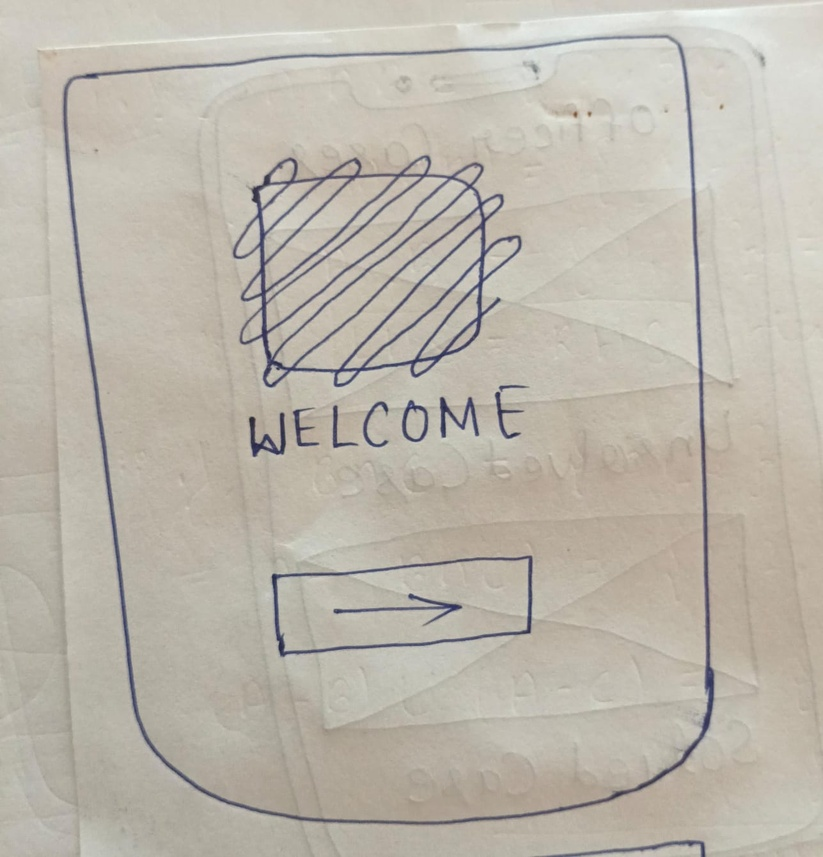
#> input picture dataset/custom_sketches/img1.jpeg, 823 x 857 px, shrunk from 1287 x 1340 before the run
$ python -i contour_services.py   (imports and definitions only)
#> lines starting #> are read from the running program, lines starting #| are printed output that depends on the picture; after the words box and inside, x2 and y2 are one past the last pixel; in counts of white or black regions, pixels touching at a corner belong together
#> further down, picture is the input picture: shape (857, 823, 3); mean B, G, R 172.1, 183, 188.5
import cv2
import numpy as np
from pathlib import Path


def load_image(image_path: str):
    path_obj = Path(image_path).resolve()

    # Check 1: File exist karti hai ya nahi
    if not path_obj.is_file():
        raise FileNotFoundError(f"File nahi mili: {path_obj}")

    # Check 2: OpenCV se load karo
    image = cv2.imread(str(path_obj))

    # Fallback reading method for Windows paths
    if image is None:
        image = cv2.imdecode(np.fromfile(str(path_obj), dtype=np.uint8), cv2.IMREAD_COLOR)

    if image is None:
        raise ValueError(f"Image corrupt hai ya format Read nahi ho raha: {path_obj}")

    return image


def extract_contours(image: np.ndarray):
    """
    Image me se shapes detect karke filtered bounding boxes nikalta hai (Day 4 Optimization)
    """
    if len(image.shape) == 3:
        gray = cv2.cvtColor(image, cv2.COLOR_BGR2GRAY)
    else:
        gray = image

    # Noise reduction & thresholding
    blurred = cv2.GaussianBlur(gray, (5, 5), 0)
    thresh = cv2.adaptiveThreshold(
        blurred, 255, cv2.ADAPTIVE_THRESH_GAUSSIAN_C, cv2.THRESH_BINARY_INV, 11, 2
    )
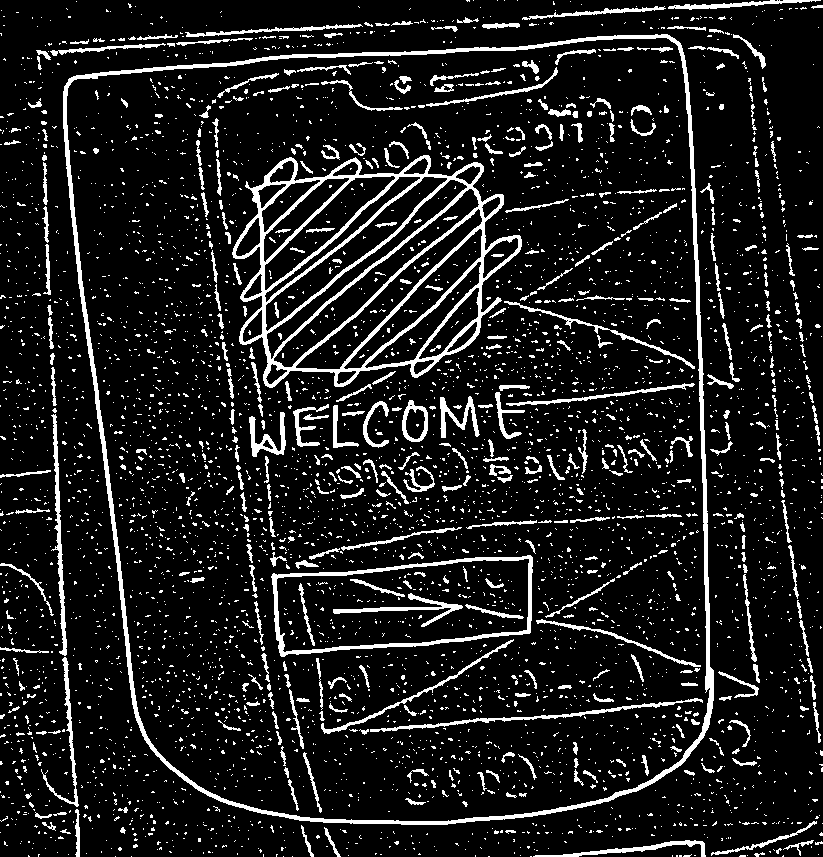
#> thresh: shape (857, 823); 11.1% white; 4639 white regions (4189 under 20 px)

    # Hierarchy-based contour extraction (RETR_TREE)
    contours, hierarchy = cv2.findContours(thresh, cv2.RETR_TREE, cv2.CHAIN_APPROX_SIMPLE)
#> contours = 4701 contours, 4391 with area under 20; largest, box (x1, y1, x2, y2) and area: (63, 34, 714, 825) 452178, (66, 37, 711, 822) 443927, (232, 155, 522, 388) 46996, (271, 555, 533, 657) 20390, (276, 558, 530, 653) 18488

    bounding_boxes = []
    img_h, img_w = image.shape[:2]
#> img_h = 857; img_w = 823
    max_allowed_area = (img_h * img_w) * 0.95
#> max_allowed_area = 670045.4

    for cnt in contours:
        area = cv2.contourArea(cnt)
        x, y, w, h = cv2.boundingRect(cnt)

        # Filtering Rules
        if 100 < area < max_allowed_area and w > 15 and h > 15:
            bounding_boxes.append({
                "x": int(x),
                "y": int(y),
                "width": int(w),
                "height": int(h)
            })
#> this loop made 4701 passes
#> (area, x, y, w, h) on passes 90, 214, 545: (498.5, 533, 840, 173, 17), (210.5, 711, 821, 106, 35), (131.5, 718, 671, 41, 27)
#> after the loop, bounding_boxes = 59 items

    return bounding_boxes

>>> import cv2
>>> picture = cv2.imread('../../../dataset/custom_sketches/img1.jpeg')
>>> result = extract_contours(picture)
#> result = 59 items

$ run again, on dataset/custom_sketches/img10.jpeg
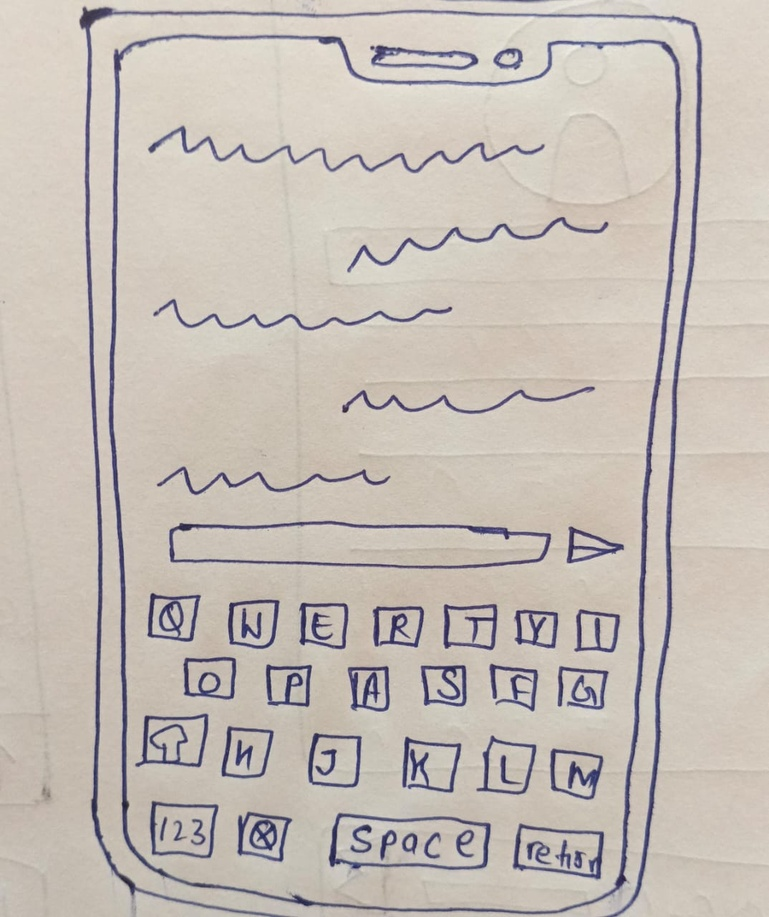
#> input picture dataset/custom_sketches/img10.jpeg, 769 x 917 px, shrunk from 1074 x 1280 before the run
#> picture is the input picture: shape (917, 769, 3); mean B, G, R 181.9, 189.3, 197.4
#> in extract_contours, `gray = cv2.cvtColor(image, cv2.COLOR_BGR2GRAY)`:
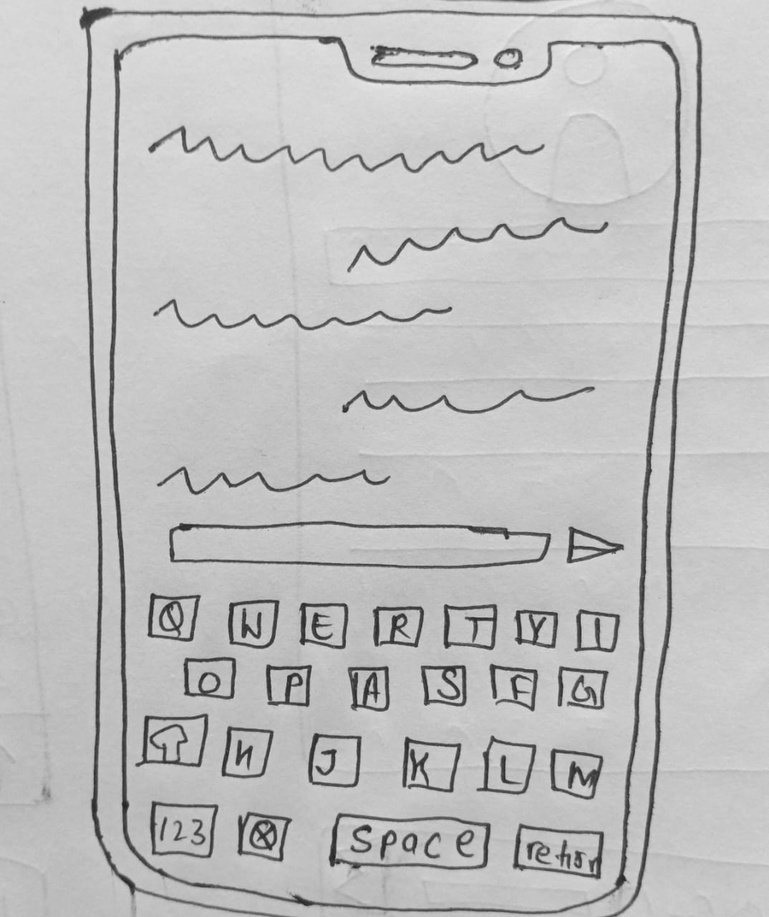
#> gray: shape (917, 769); min 32, max 239, mean 190.9
#> in extract_contours, `thresh = cv2.adaptiveThreshold( blurred, 255, cv2.ADAPTIVE_THRESH_GAUS..`:
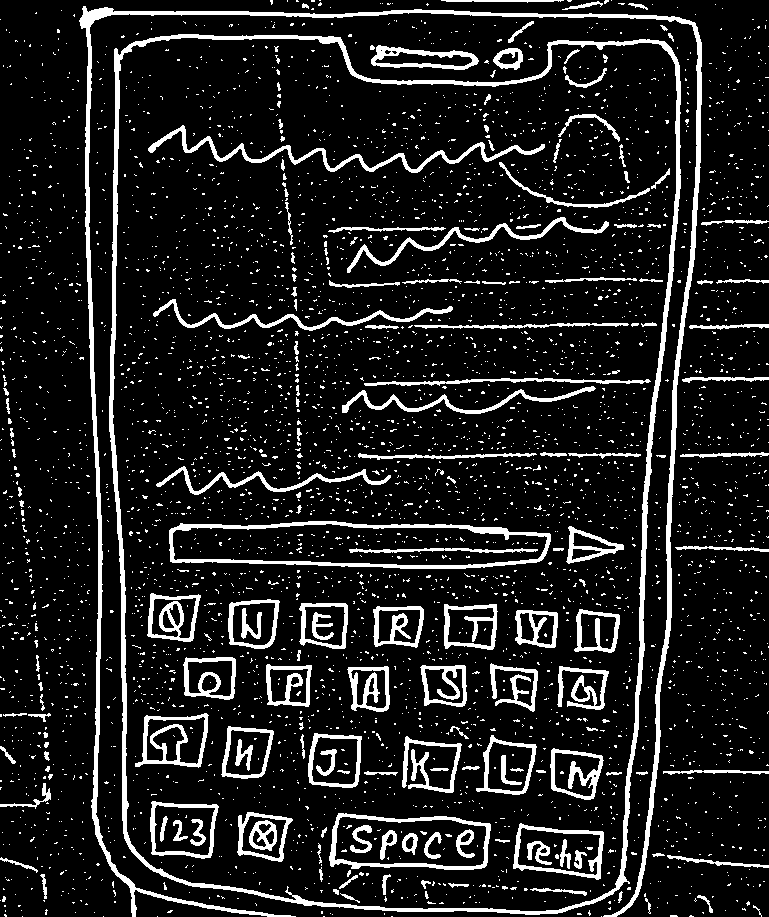
#> thresh: shape (917, 769); 12% white; 4094 white regions (3917 under 20 px)
#> contours = 4149 contours, 3991 with area under 20; largest, box (x1, y1, x2, y2) and area: (109, 34, 681, 915) 454362, (112, 37, 678, 912) 444872, (169, 521, 551, 569) 14892, (172, 523, 548, 566) 12532, (79, 6, 702, 917) 8822
#> the loop in extract_contours, `for cnt in contours:` made 4149 passes
#> (area, x, y, w, h) on passes 52, 212, 1210: (43.5, 697, 895, 16, 18), (145.5, 0, 783, 51, 26), (456, 493, 48, 30, 22)
#> after the loop in extract_contours, `for cnt in contours:`: bounding_boxes = 78 items

$ run again, on dataset/custom_sketches/img11.jpeg
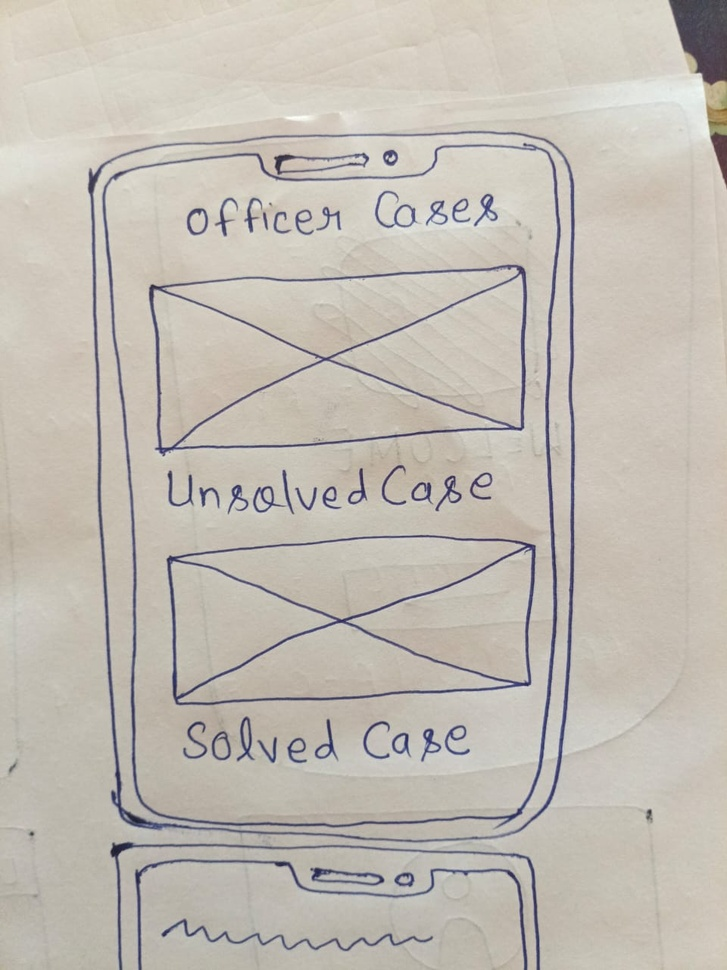
#> input picture dataset/custom_sketches/img11.jpeg, 727 x 970 px, shrunk from 960 x 1280 before the run
#> picture is the input picture: shape (970, 727, 3); mean B, G, R 179.6, 188.3, 194.2
#> in extract_contours, `thresh = cv2.adaptiveThreshold( blurred, 255, cv2.ADAPTIVE_THRESH_GAUS..`:
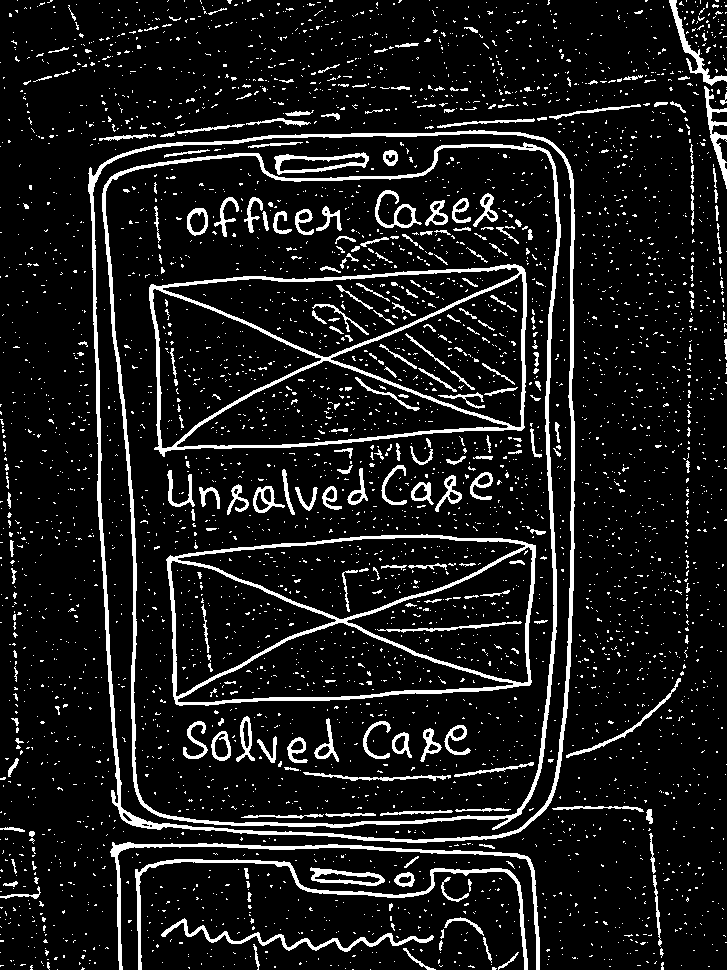
#> thresh: shape (970, 727); 10.2% white; 4155 white regions (3890 under 20 px)
#> contours = 4208 contours, 4017 with area under 20; largest, box (x1, y1, x2, y2) and area: (88, 130, 575, 843) 325624, (92, 133, 572, 841) 319448, (102, 142, 561, 830) 281724, (105, 146, 558, 826) 275924, (149, 264, 527, 457) 61246
#> the loop in extract_contours, `for cnt in contours:` made 4208 passes
#> (area, x, y, w, h) on passes 214, 391, 422: (938, 161, 918, 273, 34), (803, 310, 867, 75, 19), (1630.5, 135, 859, 393, 111)
#> after the loop in extract_contours, `for cnt in contours:`: bounding_boxes = 61 items

$ run again, on dataset/custom_sketches/img12.jpeg
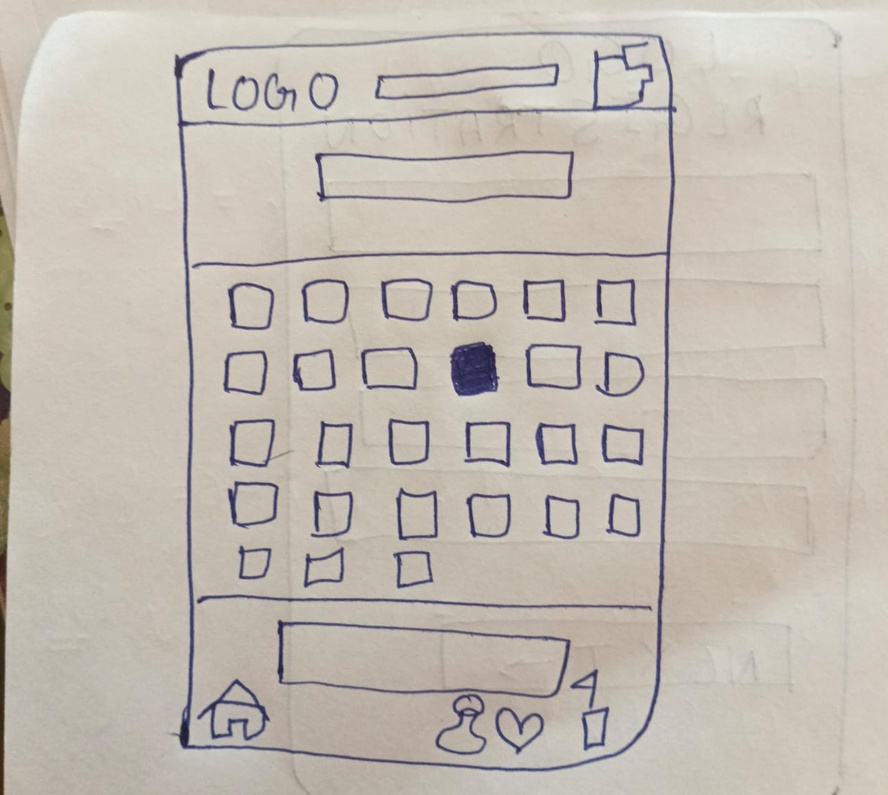
#> input picture dataset/custom_sketches/img12.jpeg, 888 x 795 px, shrunk from 1280 x 1146 before the run
#> picture is the input picture: shape (795, 888, 3); mean B, G, R 178.3, 187.4, 194.8
#> in extract_contours, `thresh = cv2.adaptiveThreshold( blurred, 255, cv2.ADAPTIVE_THRESH_GAUS..`:
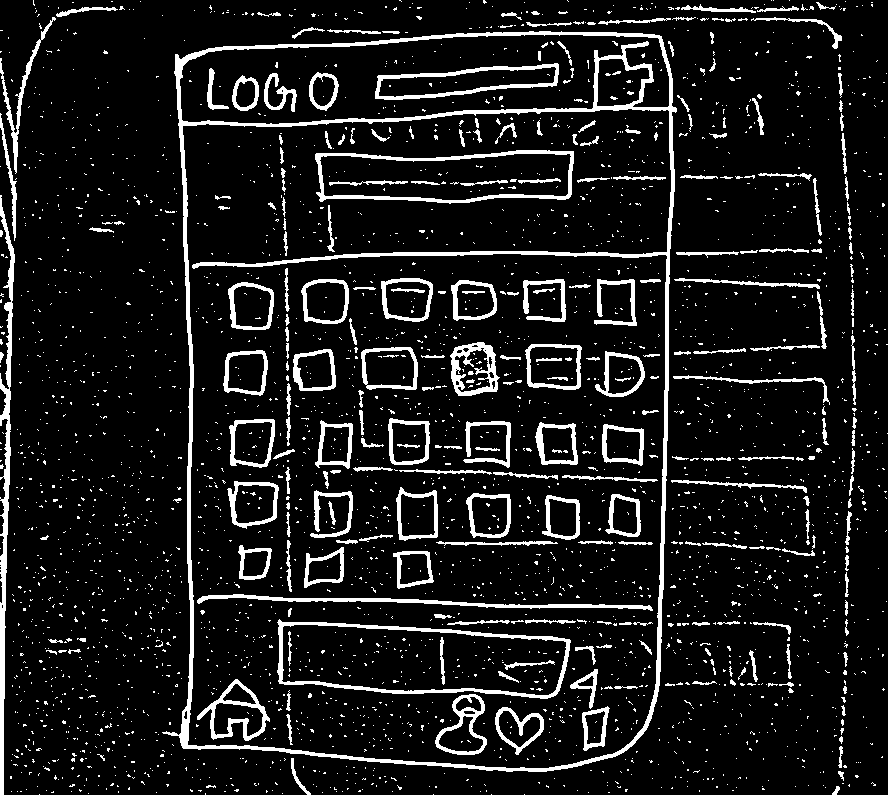
#> thresh: shape (795, 888); 10% white; 3063 white regions (2799 under 20 px)
#> contours = 3126 contours, 2902 with area under 20; largest, box (x1, y1, x2, y2) and area: (162, 31, 677, 772) 345968, (182, 108, 672, 769) 300462, (179, 34, 670, 125) 33084, (277, 619, 571, 699) 17816, (281, 624, 567, 696) 15988
#> the loop in extract_contours, `for cnt in contours:` made 3126 passes
#> (area, x, y, w, h) on passes 48, 1164, 1540: (27, 832, 786, 8, 9), (307, 673, 375, 157, 30), (284.5, 0, 113, 17, 128)
#> after the loop in extract_contours, `for cnt in contours:`: bounding_boxes = 82 items
